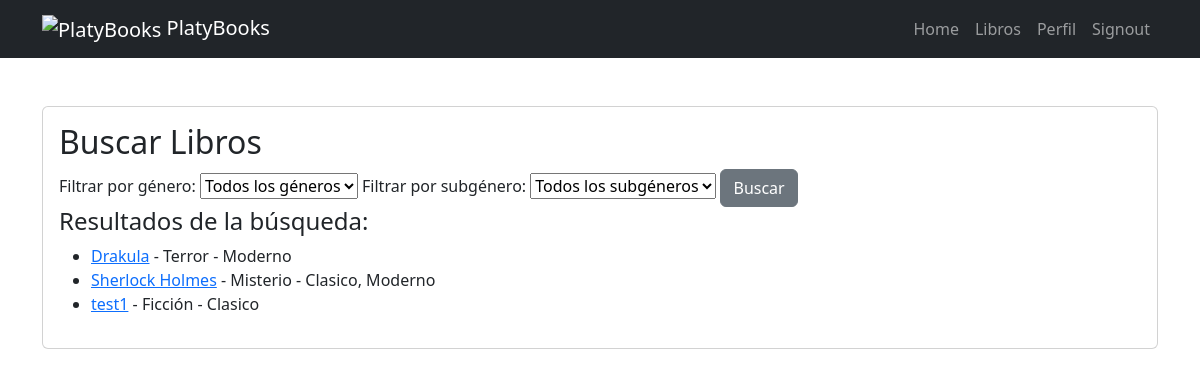
Page /buscar-libros/ (signed in) on the committed database.
### tasks/models.py (models this page shows, shortened)
class Book(models.Model):
    title = models.CharField(max_length=200)
    author = models.CharField(max_length=100)
    genre = models.ForeignKey(Genre, on_delete=models.CASCADE, related_name="books")
    subgenre = models.ManyToManyField(Subgenre, related_name='books')
    description = models.TextField()
    publication_date = models.DateField()
    cover_image = models.ImageField(upload_to='covers/', null=True, blank=True)
    def get_subgenres(self):
        return ", ".join([sub.name for sub in self.subgenre.all()])  # Crea una cadena con los nombres de los subgéneros
    get_subgenres.short_description = 'get_subgenres'  # Nombre de la columna en el admin

class Genre(models.Model):
    name = models.CharField(max_length=100)

class Subgenre(models.Model):
    name = models.CharField(max_length=100)
    genero = models.ForeignKey(Genre, on_delete=models.CASCADE, related_name="subgeneros")

### tasks/views.py (the view)
# urls.py: path('buscar-libros/', views.search_books, name='search_books'),
@login_required
def search_books(request):
    genres = Genre.objects.all()
    subgenres = Subgenre.objects.all()
    selected_genre_id = request.GET.get('genre')
    selected_subgenre_id = request.GET.get('subgenre')
    books = Book.objects.all()
    if selected_genre_id:
        books = books.filter(genre__id=selected_genre_id)
    if selected_subgenre_id:
        books = books.filter(subgenre__id=selected_subgenre_id)
    context = {
        'books': books,
        'genres': genres,
        'subgenres': subgenres,
        'selected_genre_id': selected_genre_id,
        'selected_subgenre_id': selected_subgenre_id,
    }
    return render(request, 'search_books.html', context)

### tasks/templates/search_books.html (shortened to what this page needs)
{% extends 'base.html' %}
    {% block content %}
        <main class="container py-5">
            <section class="card card-body">
                <html lang="es">
                    <head>
                    </head>
                    <body>
                        <h2>Buscar Libros</h2>
                        <form method="get">
                            <label for="genre">Filtrar por género:</label>
                            <select name="genre" id="genre">
                                <option value="">Todos los géneros</option>
                            </select>
                            <label for="subgenre">Filtrar por subgénero:</label>
                            <select name="subgenre" id="subgenre">
                                <option value="">Todos los subgéneros</option>
                            </select>
                            <button class="btn btn-secondary" type="submit">Buscar</button>
                        </form>
                        <h4>Resultados de la búsqueda:</h4>
                            <ul>
                                {% for book in books %}
                                <li>
                                    <a href="{% url 'quiz' book.id %}">{{ book.title }}</a> - {{ book.genre.name }} -
                                    {% if book.subgenre.all %}
                                        {{ book.get_subgenres }}
                                    {% else %}
                                        Sin subgénero
                                    {% endif %}
                                </li>
                                {% empty %}
                                <li>No se encontraron libros.</li>
                                {% endfor %}
                            </ul>
                    </body>
                    </html>
            </section>
        </main>
    {% endblock %}

### rows in the picture
Book: title "Drakula", genre.name "Terror", get_subgenres "Moderno"
Book: title "Sherlock Holmes", genre.name "Misterio", get_subgenres "Clasico, Moderno"
Book: title "test1", genre.name "Ficción", get_subgenres "Clasico"
